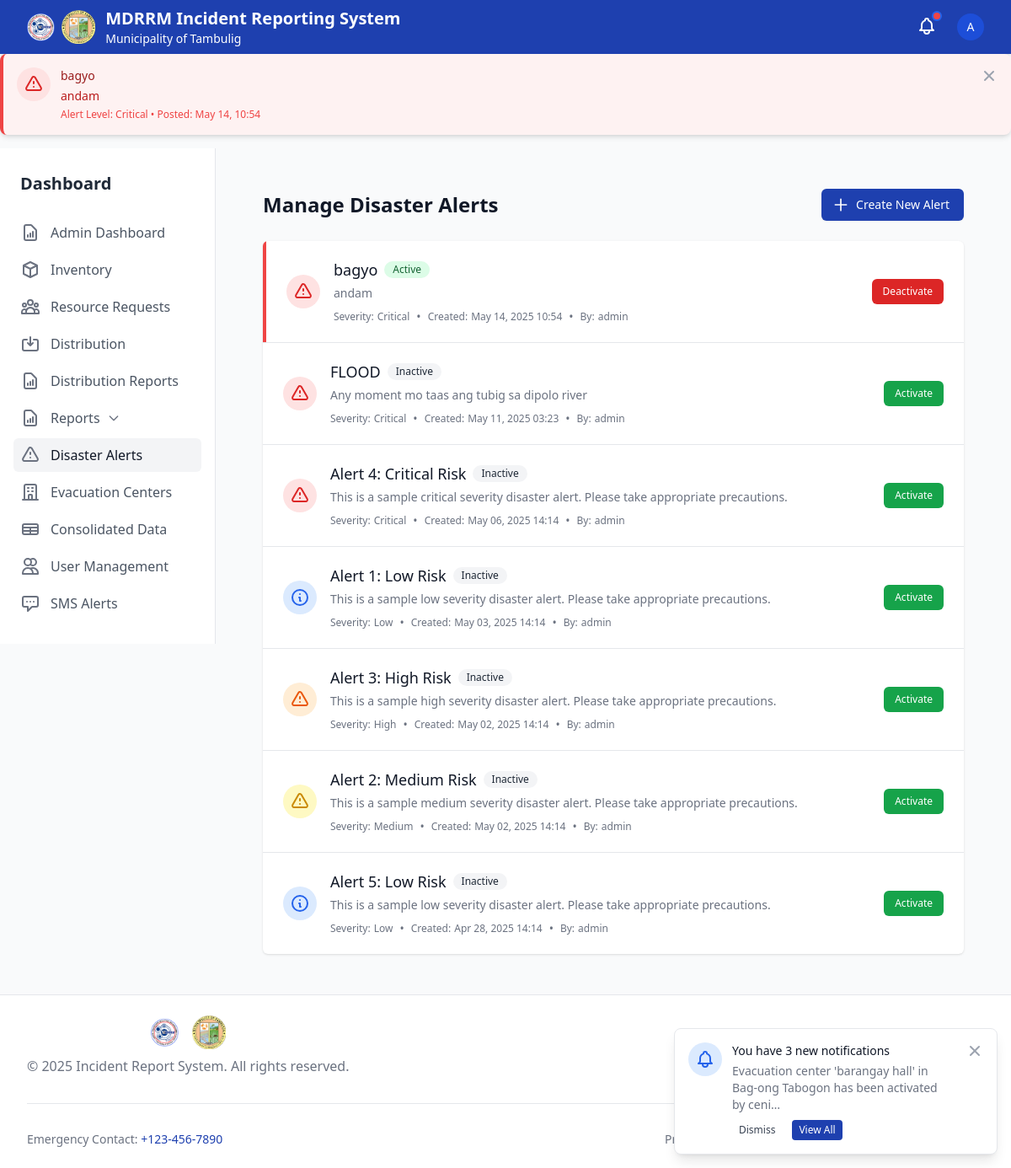
The app's page /alerts/manage/ (signed in) with its own data.
### disaster_aid/models.py (models this page shows, shortened)
class DisasterAlert(models.Model):
    SEVERITY_CHOICES = (
        ('low', 'Low'),
        ('medium', 'Medium'),
        ('high', 'High'),
        ('critical', 'Critical'),
    )
    title = models.CharField(max_length=255)
    message = models.TextField()
    severity = models.CharField(max_length=20, choices=SEVERITY_CHOICES, default='medium')
    created_by = models.ForeignKey(User, on_delete=models.CASCADE, related_name='created_alerts')
    created_at = models.DateTimeField(default=timezone.now)
    is_active = models.BooleanField(default=True)
    class Meta:
        ordering = ['-created_at']

class UserNotification(models.Model):
    NOTIFICATION_TYPES = (
        ('incident_verified', 'Incident Verified'),
        ('incident_denied', 'Incident Denied'),
        ('resource_approved', 'Resource Request Approved'),
        ('resource_fulfilled', 'Resource Request Fulfilled'),
        ('evacuation_activated', 'Evacuation Center Activated'),
        ('evacuation_update', 'Evacuation Center Update'),
    )
    user = models.ForeignKey(User, on_delete=models.CASCADE, related_name='notifications')
    notification_type = models.CharField(max_length=50, choices=NOTIFICATION_TYPES)
    title = models.CharField(max_length=255)
    message = models.TextField()
    incident = models.ForeignKey(IncidentReport, on_delete=models.CASCADE, null=True, blank=True)
    evacuation_center = models.ForeignKey(EvacuationCenter, on_delete=models.CASCADE, null=True, blank=True)
    created_at = models.DateTimeField(default=timezone.now)
    is_read = models.BooleanField(default=False)
    class Meta:
        ordering = ['-created_at']

### disaster_aid/views.py (the view)
# urls.py: path('alerts/manage/', manage_alerts, name='manage_alerts'),
@login_required
def manage_alerts(request):
    if not request.user.is_staff:
        messages.error(request, "You are not authorized to manage disaster alerts.")
        return redirect('dashboard')
    alerts = DisasterAlert.objects.all().order_by('-created_at')
    return render(request, 'admin/manage_alerts.html', {'alerts': alerts})

### templates/admin/manage_alerts.html (shortened to what this page needs)
{% extends 'base.html' %}
{% block content %}
<div class="py-6">
    <div class="max-w-7xl mx-auto px-4 sm:px-6 lg:px-8">
        <div class="flex justify-between items-center">
            <h1 class="text-2xl font-semibold text-gray-900">Manage Disaster Alerts</h1>
            <a href="{% url 'create_alert' %}" class="inline-flex items-center px-4 py-2 border border-transparent rounded-md shadow-sm text-sm font-medium text-white bg-primary hover:bg-blue-700 focus:outline-none focus:ring-2 focus:ring-offset-2 focus:ring-primary">
                <svg class="-ml-1 mr-2 h-5 w-5" xmlns="http://www.w3.org/2000/svg" fill="none" viewBox="0 0 24 24" stroke="currentColor">
                    <path stroke-linecap="round" stroke-linejoin="round" stroke-width="2" d="M12 4v16m8-8H4" />
                </svg>
                Create New Alert
            </a>
        </div>
        <div class="mt-6 bg-white shadow overflow-hidden sm:rounded-md">
            {% if alerts %}
            <ul class="divide-y divide-gray-200">
                {% for alert in alerts %}
                <li class="{% if alert.is_active %}border-l-4 {% if alert.severity == 'critical' %}border-red-500{% elif alert.severity == 'high' %}border-orange-500{% elif alert.severity == 'medium' %}border-yellow-500{% else %}border-blue-500{% endif %}{% endif %}">
                    <div class="px-4 py-5 sm:px-6">
                        <div class="flex items-center justify-between">
                            <div class="flex items-center">
                                <div class="flex-shrink-0">
                                    {% if alert.severity == 'critical' %}
                                    <span class="inline-flex items-center justify-center h-10 w-10 rounded-full bg-red-100">
                                    </span>
                                    {% elif alert.severity == 'high' %}
                                    <span class="inline-flex items-center justify-center h-10 w-10 rounded-full bg-orange-100">
                                    </span>
                                    {% elif alert.severity == 'medium' %}
                                    <span class="inline-flex items-center justify-center h-10 w-10 rounded-full bg-yellow-100">
                                    </span>
                                    {% else %}
                                    <span class="inline-flex items-center justify-center h-10 w-10 rounded-full bg-blue-100">
                                        <svg class="h-6 w-6 text-blue-600" xmlns="http://www.w3.org/2000/svg" fill="none" viewBox="0 0 24 24" stroke="currentColor">
                                            <path stroke-linecap="round" stroke-linejoin="round" stroke-width="2" d="M13 16h-1v-4h-1m1-4h.01M21 12a9 9 0 11-18 0 9 9 0 0118 0z" />
                                        </svg>
                                    </span>
                                    {% endif %}
                                </div>
                                <div class="ml-4">
                                    <h3 class="text-lg font-medium text-gray-900 flex items-center">
                                        {{ alert.title }}
                                        {% if alert.is_active %}
                                        <span class="ml-2 inline-flex items-center px-2.5 py-0.5 rounded-full text-xs font-medium bg-green-100 text-green-800">
                                            Active
                                        </span>
                                        {% else %}
                                        <span class="ml-2 inline-flex items-center px-2.5 py-0.5 rounded-full text-xs font-medium bg-gray-100 text-gray-800">
                                            Inactive
                                        </span>
                                        {% endif %}
                                    </h3>
                                    <p class="mt-1 text-sm text-gray-500">
                                        {{ alert.message }}
                                    </p>
                                    <div class="mt-2 flex items-center text-sm text-gray-500">
                                        <span class="inline-flex items-center text-xs">
                                            Severity: <span class="ml-1 font-medium">{{ alert.get_severity_display }}</span>
                                        </span>
                                        <span class="mx-2">•</span>
                                        <span class="inline-flex items-center text-xs">
                                            Created: <span class="ml-1">{{ alert.created_at|date:"M d, Y H:i" }}</span>
                                        </span>
                                        <span class="mx-2">•</span>
                                        <span class="inline-flex items-center text-xs">
                                            By: <span class="ml-1">{{ alert.created_by.username }}</span>
                                        </span>
                                    </div>
                                </div>
                            </div>
                            <div class="flex space-x-2">
                                {% if alert.is_active %}
                                <form method="post" action="{% url 'deactivate_alert' alert.id %}">
                                    <button type="submit" class="inline-flex items-center px-3 py-1.5 border border-transparent text-xs font-medium rounded-md text-white bg-red-600 hover:bg-red-700 focus:outline-none focus:ring-2 focus:ring-offset-2 focus:ring-red-500">
                                        Deactivate
                                    </button>
                                </form>
                                {% else %}
                                <form method="post" action="{% url 'activate_alert' alert.id %}">
                                    <button type="submit" class="inline-flex items-center px-3 py-1.5 border border-transparent text-xs font-medium rounded-md text-white bg-green-600 hover:bg-green-700 focus:outline-none focus:ring-2 focus:ring-offset-2 focus:ring-green-500">
                                        Activate
                                    </button>
                                </form>
                                {% endif %}
                            </div>
                        </div>
                    </div>
                </li>
                {% endfor %}
            </ul>
            {% endif %}
        </div>
    </div>
</div>
{% endblock %}

### templates/components/navbar.html (shortened to what this page needs)
<nav class="bg-primary text-white shadow-md" x-data="{ mobileMenuOpen: false }">
    <div class="max-w-7xl mx-auto px-4 sm:px-6 lg:px-8">
        <div class="flex justify-between h-16">
            <div class="flex">
                <div class="flex-shrink-0 flex items-center space-x-3">
                    <div class="flex items-center space-x-2">
                        <img src="/static/logo/mdrrmc_logo.png" alt="MDRRMC Logo" class="h-10 w-auto">
                        <img src="/static/logo/lgu_logo.png" alt="LGU Logo" class="h-10 w-auto">
                    </div>
                    <div class="flex flex-col">
                        <a href="{% url 'home' %}" class="font-bold text-xl">MDRRM Incident Reporting System</a>
                        <span class="text-sm">Municipality of Tambulig</span>
                    </div>
                </div>
            </div>
            <div class="flex items-center">
                {% include 'components/notifications.html' %}
                {% if user.is_authenticated %}
                <div class="ml-3 relative" x-data="{ open: false }">
                    <div class="flex items-center">
                        <button @click="open = !open" class="flex text-sm rounded-full focus:outline-none focus:ring-2 focus:ring-offset-2 focus:ring-offset-blue-800 focus:ring-white">
                            {% if user.reporterprofile.profile_image %}
                            <img class="h-8 w-8 rounded-full object-cover" src="{{ user.reporterprofile.profile_image.url }}" alt="{{ user.username }}">
                            {% else %}
                            <div class="h-8 w-8 rounded-full bg-blue-700 flex items-center justify-center">
                                <span class="text-sm font-medium">{{ user.username|first|upper }}</span>
                            </div>
                            {% endif %}
                        </button>
                    </div>
                </div>
                {% endif %}
            </div>
        </div>
    </div>
</nav>

### templates/components/disaster_alert.html (shortened to what this page needs)
{% if has_active_alerts %}
<div id="disaster-alerts-container" class="w-full">
    {% for alert in active_disaster_alerts %}
    <div id="disaster-alert-{{ alert.id }}"
         x-data="{ show: true }"
         x-show="show"
         class="disaster-alert mb-4 p-4 rounded-lg shadow-md border-l-4 {% if alert.severity == 'critical' %}bg-red-50 border-red-500{% elif alert.severity == 'high' %}bg-orange-50 border-orange-500{% elif alert.severity == 'medium' %}bg-yellow-50 border-yellow-500{% else %}bg-blue-50 border-blue-500{% endif %}">
        <div class="flex items-start">
            <div class="flex-shrink-0">
                {% if alert.severity == 'critical' %}
                <span class="inline-flex items-center justify-center h-10 w-10 rounded-full bg-red-100">
                </span>
                {% endif %}
            </div>
            <div class="ml-3 w-0 flex-1">
                <div class="flex justify-between items-start">
                    <div>
                        <p class="text-sm font-medium {% if alert.severity == 'critical' %}text-red-800{% elif alert.severity == 'high' %}text-orange-800{% elif alert.severity == 'medium' %}text-yellow-800{% else %}text-blue-800{% endif %}">
                            {{ alert.title }}
                        </p>
                        <p class="mt-1 text-sm {% if alert.severity == 'critical' %}text-red-700{% elif alert.severity == 'high' %}text-orange-700{% elif alert.severity == 'medium' %}text-yellow-700{% else %}text-blue-700{% endif %}">
                            {{ alert.message }}
                        </p>
                        <p class="mt-1 text-xs {% if alert.severity == 'critical' %}text-red-500{% elif alert.severity == 'high' %}text-orange-500{% elif alert.severity == 'medium' %}text-yellow-500{% else %}text-blue-500{% endif %}">
                            Alert Level: {{ alert.get_severity_display }} • Posted: {{ alert.created_at|date:"M d, H:i" }}
                        </p>
                    </div>
                    <div class="ml-4 flex-shrink-0 flex">
                        <button @click="show = false; hideAlert('{{ alert.id }}')" class="inline-flex text-gray-400 focus:outline-none focus:text-gray-500 transition ease-in-out duration-150">
                        </button>
                    </div>
                </div>
            </div>
        </div>
    </div>
    {% endfor %}
</div>
{% endif %}

### templates/components/notification_toast.html (shortened to what this page needs)
{% if user.is_authenticated and has_user_notifications %}
<div x-data="{ show: true }"
     x-init="setTimeout(() => show = false, 8000)"
     x-show="show"
     x-transition:enter="transform ease-out duration-300 transition"
     x-transition:enter-start="translate-y-2 opacity-0 sm:translate-y-0 sm:translate-x-2"
     x-transition:enter-end="translate-y-0 opacity-100 sm:translate-x-0"
     x-transition:leave="transition ease-in duration-100"
     x-transition:leave-start="opacity-100"
     x-transition:leave-end="opacity-0"
     class="fixed bottom-0 right-0 mb-4 mr-4 w-full max-w-sm bg-white border border-gray-200 rounded-lg shadow-lg overflow-hidden z-50">
    <div class="p-4">
        <div class="flex items-start">
            <div class="flex-shrink-0">
                {% with first_notification=user_notifications.0 %}
                {% if first_notification.notification_type == 'incident_verified' %}
                <span class="inline-flex items-center justify-center h-10 w-10 rounded-full bg-green-100">
                    <svg class="h-6 w-6 text-green-600" xmlns="http://www.w3.org/2000/svg" fill="none" viewBox="0 0 24 24" stroke="currentColor">
                        <path stroke-linecap="round" stroke-linejoin="round" stroke-width="2" d="M5 13l4 4L19 7" />
                    </svg>
                </span>
                {% else %}
                <span class="inline-flex items-center justify-center h-10 w-10 rounded-full bg-blue-100">
                </span>
                {% endif %}
                {% endwith %}
            </div>
            <div class="ml-3 w-0 flex-1">
                <p class="text-sm font-medium text-gray-900">
                    You have {{ unread_user_notifications_count }} new notification{{ unread_user_notifications_count|pluralize }}
                </p>
                <p class="mt-1 text-sm text-gray-500">
                    {% with first_notification=user_notifications.0 %}
                    {{ first_notification.message|truncatechars:80 }}
                    {% endwith %}
                </p>
                <div class="mt-2 flex space-x-3">
                    <button @click="show = false" class="bg-white text-gray-700 px-2 py-1 rounded text-xs font-medium hover:bg-gray-50 focus:outline-none focus:ring-2 focus:ring-offset-2 focus:ring-primary">
                        Dismiss
                    </button>
                    <button @click="document.querySelector('.user-notification-button').click(); show = false" class="bg-primary text-white px-2 py-1 rounded text-xs font-medium hover:bg-blue-700 focus:outline-none focus:ring-2 focus:ring-offset-2 focus:ring-primary">
                        View All
                    </button>
                </div>
            </div>
            <div class="ml-4 flex-shrink-0 flex">
                <button @click="show = false" class="bg-white rounded-md inline-flex text-gray-400 hover:text-gray-500 focus:outline-none focus:ring-2 focus:ring-offset-2 focus:ring-primary">
                </button>
            </div>
        </div>
    </div>
</div>
{% endif %}

### records on screen
DisasterAlert: title "bagyo", message "andam", severity "Critical", created_at "May 14, 10:54", is_active "Active", created_at "May 14, 2025 10:54", created_by.username "admin"
DisasterAlert: title "FLOOD", is_active "Inactive", message "Any moment mo taas ang tubig sa dipolo river", severity "Critical", created_at "May 11, 2025 03:23", created_by.username "admin"
DisasterAlert: title "Alert 4: Critical Risk", is_active "Inactive", message "This is a sample critical severity disaster alert. Please take appropriate precautions.", severity "Critical", created_at "May 06, 2025 14:14", created_by.username "admin"
DisasterAlert: title "Alert 1: Low Risk", is_active "Inactive", message "This is a sample low severity disaster alert. Please take appropriate precautions.", severity "Low", created_at "May 03, 2025 14:14", created_by.username "admin"
DisasterAlert: title "Alert 3: High Risk", is_active "Inactive", message "This is a sample high severity disaster alert. Please take appropriate precautions.", severity "High", created_at "May 02, 2025 14:14", created_by.username "admin"
DisasterAlert: title "Alert 2: Medium Risk", is_active "Inactive", message "This is a sample medium severity disaster alert. Please take appropriate precautions.", severity "Medium", created_at "May 02, 2025 14:14", created_by.username "admin"
DisasterAlert: title "Alert 5: Low Risk", is_active "Inactive", message "This is a sample low severity disaster alert. Please take appropriate precautions.", severity "Low", created_at "Apr 28, 2025 14:14", created_by.username "admin"
UserNotification: message "Evacuation center 'barangay hall' in Bag-ong Tabogon has been activated by ceni…"

### other values on screen
{{ user.username|first|upper }} "A"
{{ unread_user_notifications_count }} "3"
